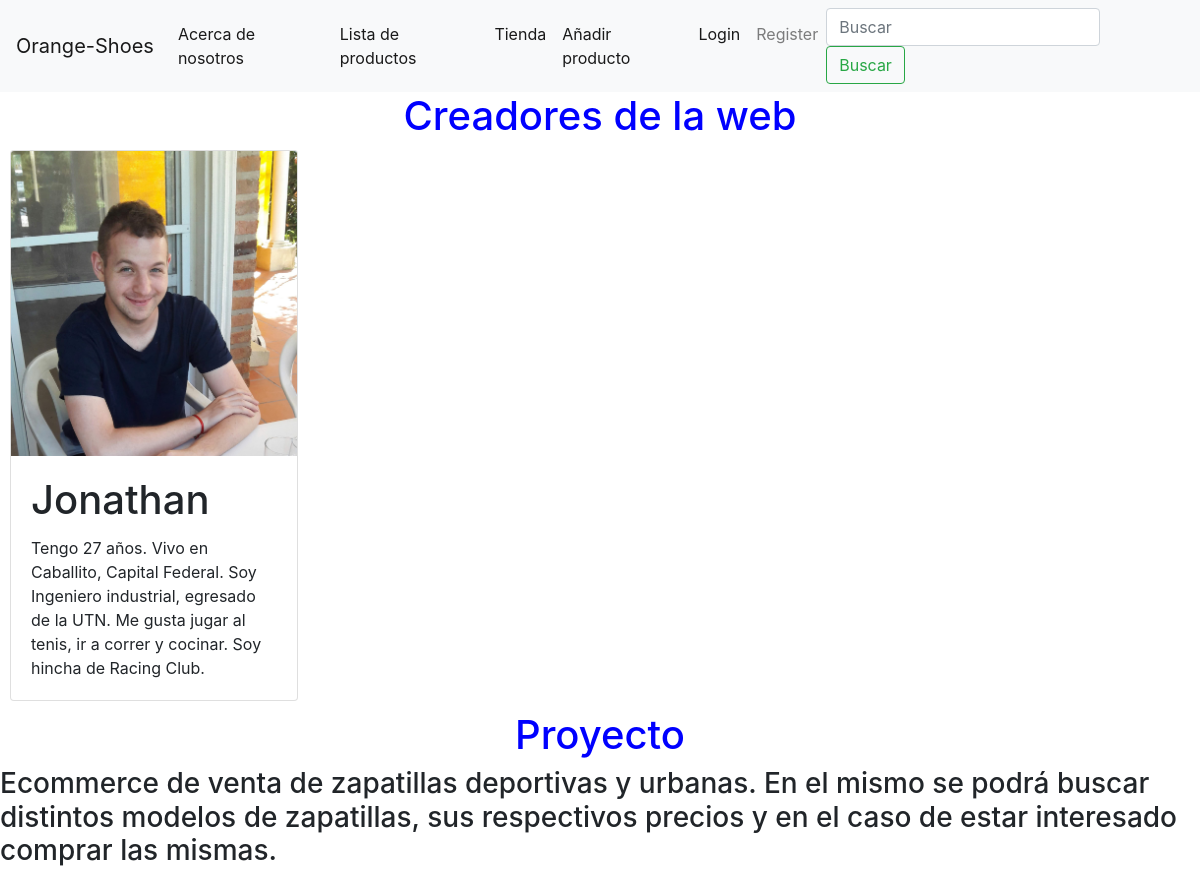
Before: /info/list_us/ with the older database file.
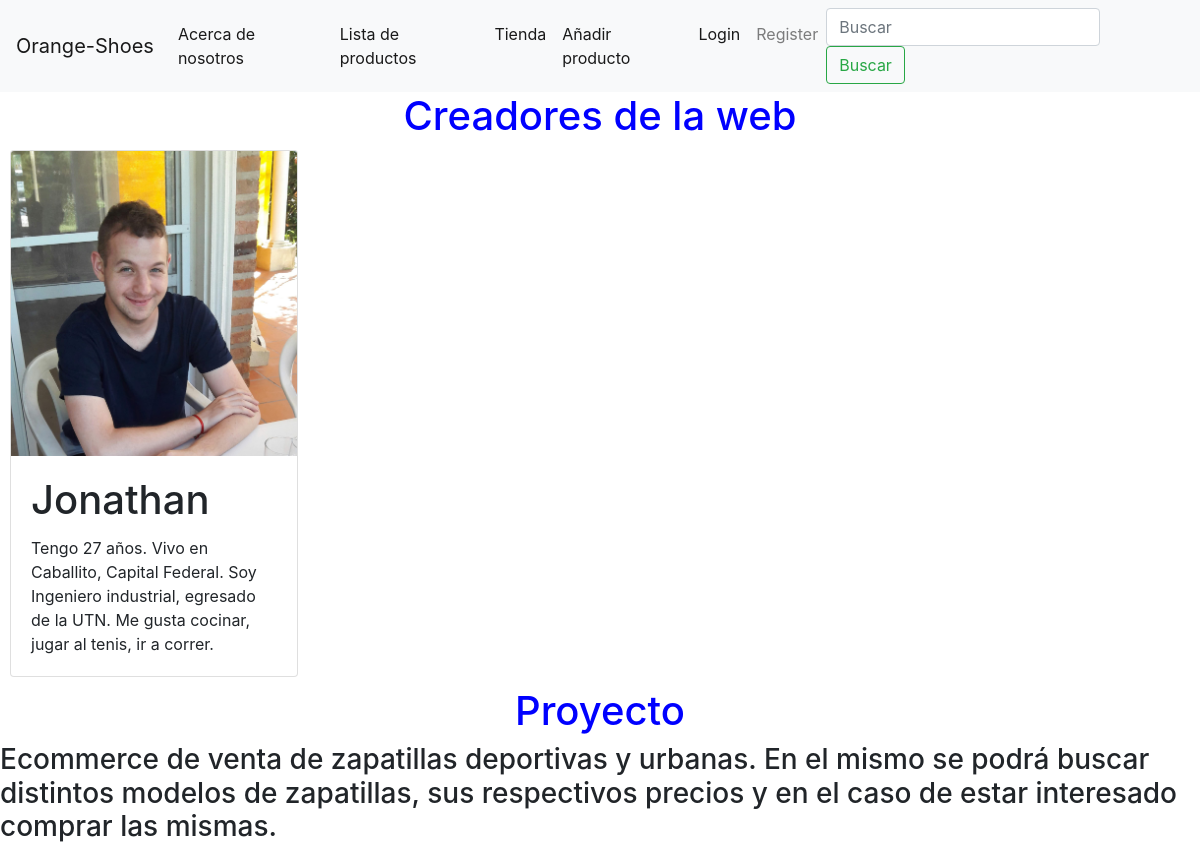
After: the same page with the newer database file.
### info/models.py (models this page shows, shortened)
class about_us(models.Model):
    image=models.ImageField(upload_to="aboutus/",null=True,blank=True)
    name= models.CharField(max_length=40)
    description= models.CharField(max_length=1000, null=True, blank=True)
    class Meta:
        verbose_name= "Nosotros"
        verbose_name_plural= "Nosotros"

### info/views.py (the view)
# urls.py: path("list_us/",list_us,name="list_us"),
def list_us(request):
    people= about_us.objects.all()
    context={
        "people":people
    }
    return render(request,"people_list.html",context=context)

### products/context_processor.py (called while the page is built)
def total_cart(request):
    total = 0
    if request.user.is_authenticated:
        if "cart" in request.session.keys():
            for key, value in request.session["cart"].items():
                total += int(value["acumulated"])
    return {"total_cart": total}

### templates/people_list.html (shortened to what this page needs)
{% extends "base.html" %}
    {% block contenido_que_cambia %}
    <h1 style ="color: blue" class="text-center">Creadores de la web</h1>
    {% for person in people %}
    <div class="card" style="width: 18rem; margin: 10px;">
        {% if person.image %}
        <img src="{{person.image.url}}"  class="card-img-top" alt="...">
        {% else %}
        <img src="" class="card-img-top" alt="...">
        {% endif %}
        <div class="card-body">
            <h1 class="card-title">{{person.name}} </h1>
            <p class="card-text">{{person.description}}</p>
    </div>
    </div>
{% endfor %}
<h1 style ="color: blue"  class="text-center">Proyecto</h1>
<h3>Ecommerce de venta de zapatillas deportivas y urbanas. En el mismo se podrá buscar distintos modelos de zapatillas, sus respectivos precios y en el caso de estar interesado comprar las mismas.</h3>
{% endblock %}

### templates/base.html (shortened to what this page needs)
<!DOCTYPE html>
<html lang="en">
<head>
    <link rel="stylesheet" href="https://cdn.jsdelivr.net/npm/bootstrap@4.6.2/dist/css/bootstrap.min.css">
</head>
<body>
    <nav class="navbar navbar-expand-lg navbar-light bg-light">
        <a class="navbar-brand" href="/">Orange-Shoes</a>
        <div class="collapse navbar-collapse" id="navbarSupportedContent">
          <ul class="navbar-nav mr-auto">
            <li class="nav-item active">
              <a class="nav-link" href="/info/list_us/">Acerca de nosotros <span class="sr-only">(current)</span></a>
            </li>
            <li class="nav-item active">
                <a class="nav-link" href="/products/list-products/">Lista de productos <span class="sr-only">(current)</span></a>
              </li>
              <li class="nav-item active">
                <a class="nav-link" href="/products/store/">Tienda <span class="sr-only">(current)</span></a>
              </li>
            <li class="nav-item active">
                <a class="nav-link" href="/products/create_product/">Añadir producto <span class="sr-only">(current)</span></a>
              </li>
              {% if request.user.is_authenticated %}
              <li class="nav-item active">
                  <a class="nav-link" href="/users/logout/">Logout</a>
                </li>
                <li class="nav-item active">
                  <a class="nav-link" href="/users/edit-profile/">Perfil</a>
                </li>
                {% else %}
              <li class="nav-item active">
                <a class="nav-link" href="/users/login/">Login</a>
              </li>
              <li class="nav-item">
                <a class="nav-link" href="/users/register/">Register</a>
              </li>
              {% endif %}
          </ul>
          <form class="form-inline my-2 my-lg-0" action="/products/search-products/" method="GET">
            <input class="form-control mr-sm-2" type="search" placeholder="Buscar" aria-label="Search" name="search">
            <button class="btn btn-outline-success my-2 my-sm-0" type="submit">Buscar</button>
          </form>
        </div>
      </nav>
      {% block contenido_que_cambia%}
      {% endblock %}
</body>
</html>

Changed rows visible on the page:
changed about_us "Jonathan": description "…la UTN. Me gusta jugar al tenis, ir a correr y cocinar. Soy hincha de Racing Club." → "Tengo 27 años. Vivo en Caballito, Capital Federal. Soy Ingeniero industrial, egresado de la UTN. Me gusta cocinar, jugar al tenis, ir a correr."
